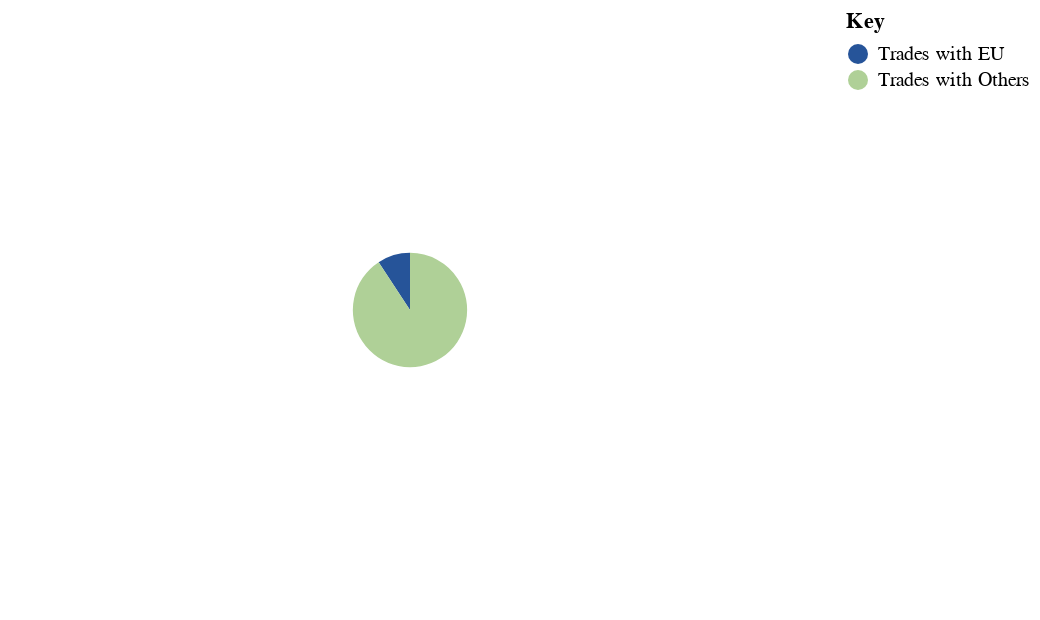

Notebook code cell kept with this figure:
### Code cell
chart1 = base_pie
chart1

### Figure 1 — Vega-Lite specification as saved in the notebook (floating-point values rounded to 4 significant figures)
{"config": {"view": {"continuousWidth": 400, "continuousHeight": 300}}, "data": {"name": "data-6bcb14fb38194e193cf71fee6908687d"}, "mark": {"type": "arc", "outerRadius": 28.57}, "encoding": {"color": {"field": "isEuPartner", "legend": {"title": "Key"}, "scale": {"domain": ["Trades with EU", "Trades with Others"], "range": ["#265499", "#AFD097"]}, "type": "nominal"}, "theta": {"field": "total_trade", "type": "quantitative"}, "tooltip": {"field": "total_trade", "format": "$,.0f", "type": "quantitative"}}, "transform": [{"filter": {"equal": "Australia", "field": "Country"}}], "$schema": "https://vega.github.io/schema/vega-lite/v4.17.0.json", "datasets": {"data-6bcb14fb38194e193cf71fee6908687d": [{"Country": "Australia", "Year": 2020, "GDP Growth Pct": -0.003837, "Trade Pct GDP": 44.04, "TradePctGDPChange": -1.806, "country": "Australia", "year": 2020.0, "total_trade": 41740.0, "exports": 7770.0, "net_exports": -26200.0, "imports": 33970.0, "isEuPartner": "Trades with EU", "total_toWorld_exports": 263600.0, "total_toWorld_imports": 242400.0, "total_toWorld_net_exports": 21190.0, "eu_target_pct_chg": -0.02495, "total_toWorld_trade": 451600.0}, {"Country": "Australia", "Year": 2020, "GDP Growth Pct": -0.003837, "Trade Pct GDP": 44.04, "TradePctGDPChange": -1.806, "country": "Australia", "year": 2020.0, "total_trade": 409800.0, "exports": 237800.0, "net_exports": 65870.0, "imports": 172000.0, "isEuPartner": "Trades with Others", "total_toWorld_exports": 263600.0, "total_toWorld_imports": 242400.0, "total_toWorld_net_exports": 21190.0, "eu_target_pct_chg": 0.7275, "total_toWorld_trade": 451600.0}]}}
